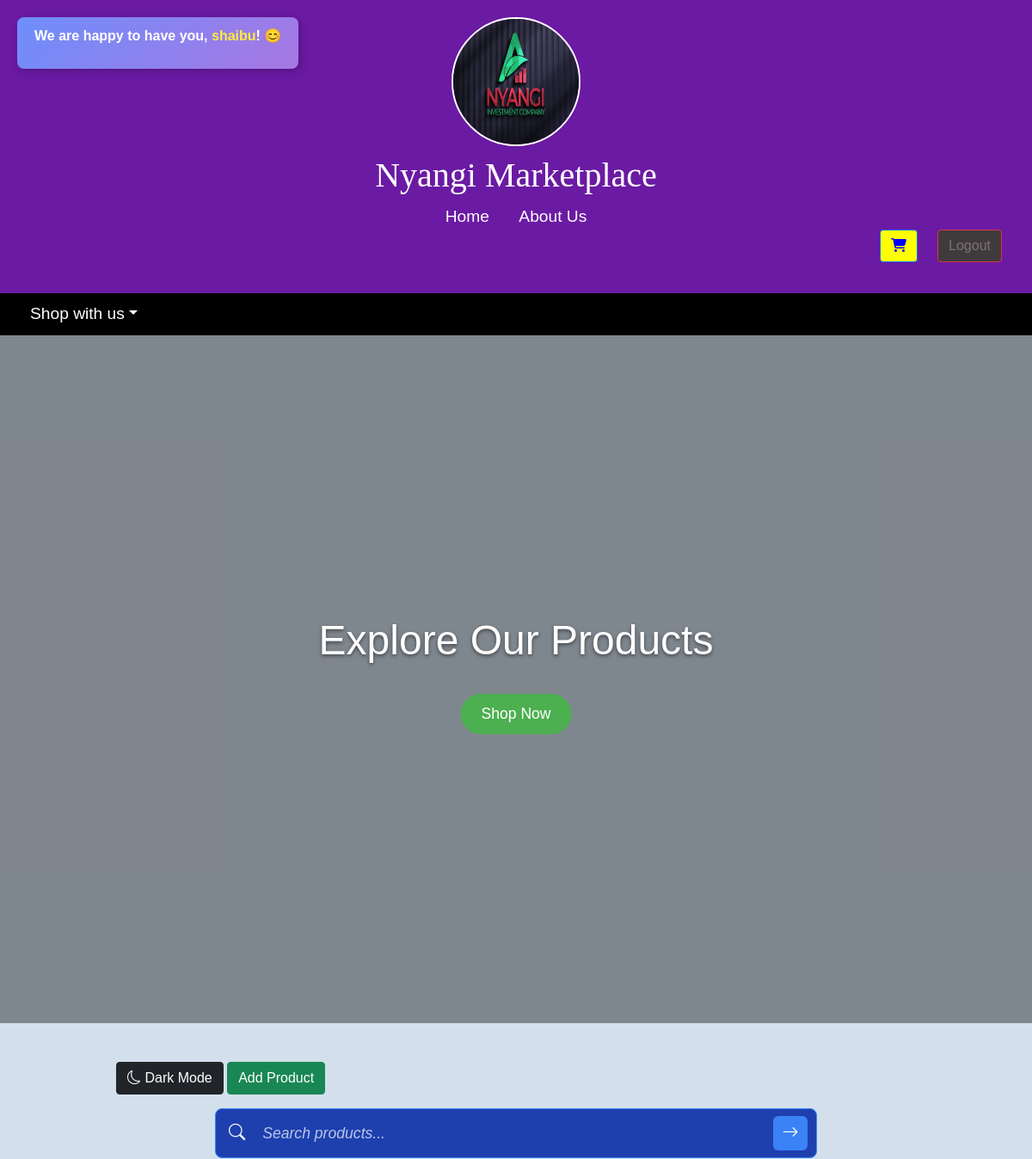
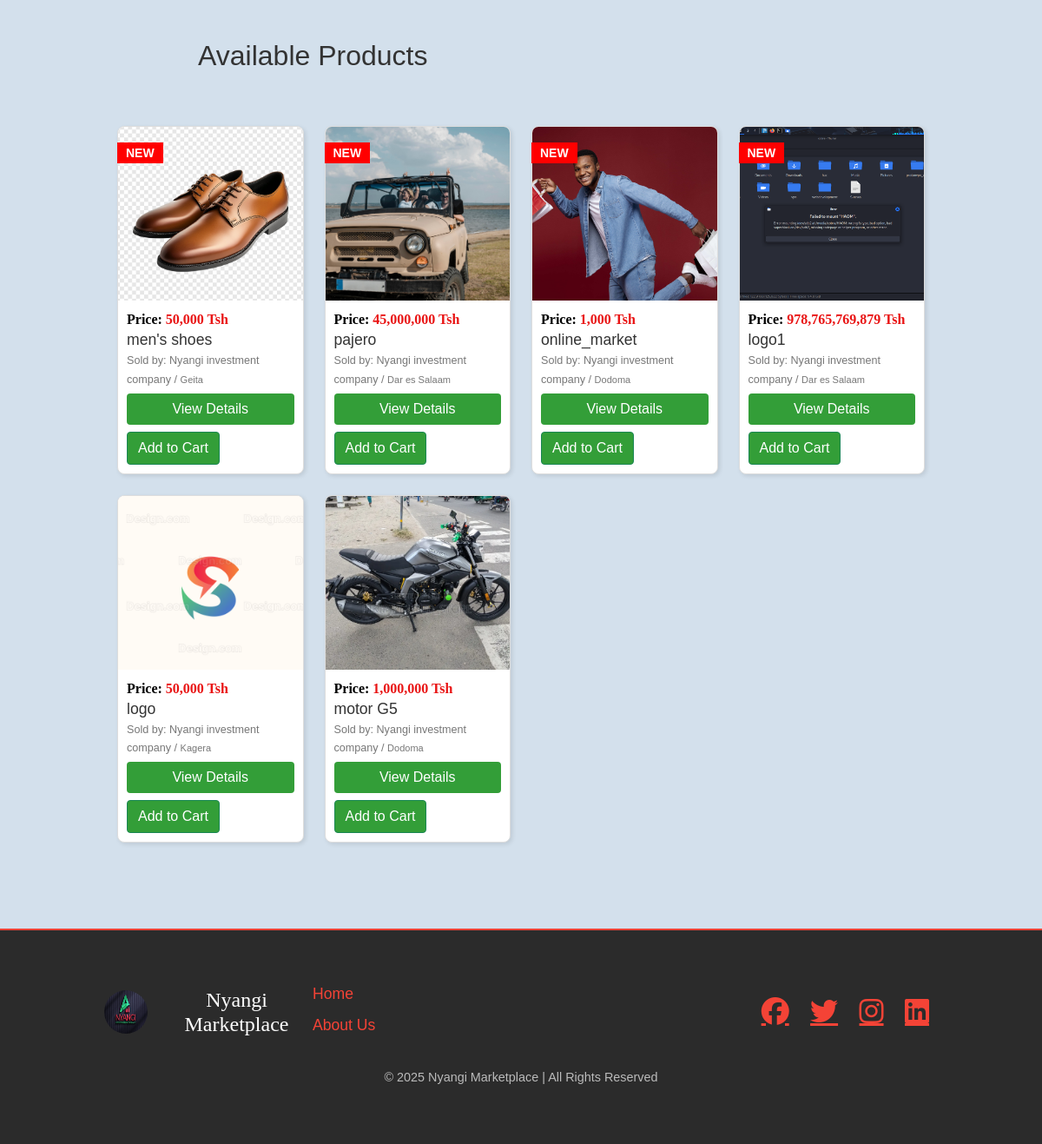
The page / (signed in) on the database its author committed (2 pictures, top to bottom).
### myapp/models.py (models this page shows, shortened)
class Product(models.Model):
    name = models.CharField(max_length=255)
    description = models.TextField()
    price = models.IntegerField()
    category = models.ForeignKey('Category', on_delete=models.CASCADE)
    image = models.ImageField(upload_to='products/')
    image1 = models.ImageField(upload_to='products/', null=True, blank=True, default="")  # NEW IMAGE
    image2 = models.ImageField(upload_to='products/', null=True, blank=True, default="")
    image3 = models.ImageField(upload_to='products/', null=True, blank=True, default="")
    image4 = models.ImageField(upload_to='products/', null=True, blank=True, default="")
    phone_number=models.CharField(max_length=10 ,default='')
    seller = models.ForeignKey('Seller', on_delete=models.CASCADE)
    location = models.CharField(max_length=50, choices=TANZANIA_REGIONS, default='Dar es Salaam')  # Default region
    condition = models.CharField(max_length=100, default="New", blank=True)
    dimensions = models.CharField(max_length=100, default="", blank=True)
    weight = models.CharField(max_length=50, default="", blank=True)
    material = models.CharField(max_length=100, default="", blank=True)
    color = models.CharField(max_length=50, default="", blank=True)
    warranty = models.CharField(max_length=50, default="No Warranty", blank=True)
    model = models.CharField(max_length=100, default="", blank=True)
    release_year = models.IntegerField(default="", blank=True, null=True)
    generation = models.CharField(max_length=50, default="", blank=True)
    brand = models.CharField(max_length=100, default="", blank=True)
    origin_country = models.CharField(max_length=100, default="", blank=True)
    created_at = models.DateTimeField(default=timezone.now, blank=True)
    power_consumption = models.CharField(max_length=50, default="", blank=True)
    battery_life = models.CharField(max_length=50, default="", blank=True)
    charging_time = models.CharField(max_length=50, default="", blank=True)
    connectivity = models.CharField(max_length=100, default="", blank=True)
    processor = models.CharField(max_length=100, default="", blank=True)
    storage_capacity = models.CharField(max_length=100, default="", blank=True)
    screen_size = models.CharField(max_length=50, default="", blank=True)
    resolution = models.CharField(max_length=100, default="", blank=True)
    weight_capacity = models.CharField(max_length=50, default="", blank=True)
    assembly_required = models.BooleanField(default="", blank=True, null=True)
    style = models.CharField(max_length=100, default="", blank=True)
    water_resistant = models.BooleanField(default="", blank=True, null=True)
    upholstery_material = models.CharField(max_length=100, default="", blank=True)
    size = models.CharField(max_length=50, default="", blank=True)
    gender = models.CharField(max_length=50, default="", blank=True)
    fabric_type = models.CharField(max_length=100, default="", blank=True)
    washing_instructions = models.TextField(default="", blank=True)
    shoe_type = models.CharField(max_length=100, default="", blank=True)
    closure_type = models.CharField(max_length=100, default="", blank=True)
    fuel_type = models.CharField(max_length=50, default="", blank=True)
    transmission = models.CharField(max_length=50, default="", blank=True)
    mileage = models.CharField(max_length=50, default="", blank=True)
    engine_capacity = models.CharField(max_length=50, default="", blank=True)
    top_speed = models.CharField(max_length=50, default="", blank=True)
    number_of_seats = models.IntegerField(default="", blank=True, null=True)
    expiration_date = models.DateField(null=True, blank=True)
    ingredients = models.TextField(default="", blank=True)
    calories = models.CharField(max_length=50, default="", blank=True)
    dietary_info = models.CharField(max_length=100, default="", blank=True)
    package_size = models.CharField(max_length=100, default="", blank=True)
    author = models.CharField(max_length=100, default="", blank=True)
    publisher = models.CharField(max_length=100, default="", blank=True)
    edition = models.CharField(max_length=50, default="", blank=True)
    pages = models.IntegerField(default="", blank=True, null=True)
    language = models.CharField(max_length=50, default="", blank=True)
    paper_type = models.CharField(max_length=100, default="", blank=True)
    recommended_age = models.CharField(max_length=50, default="", blank=True)
    number_of_pieces = models.IntegerField(default="", blank=True, null=True)
    safety_certifications = models.CharField(max_length=100, default="", blank=True)
    battery_required = models.BooleanField(default="", blank=True, null=True)
    interactive_features = models.CharField(max_length=100, default="", blank=True)
    skin_type = models.CharField(max_length=100, default="", blank=True)
    scent = models.CharField(max_length=100, default="", blank=True)
    application_method = models.CharField(max_length=100, default="", blank=True)
    volume = models.CharField(max_length=50, default="", blank=True)
    sport_type = models.CharField(max_length=100, default="", blank=True)
    weather_resistant = models.BooleanField(default="", blank=True, null=True)
    material_durability = models.CharField(max_length=100, default="", blank=True)
    gemstone = models.CharField(max_length=100, default="", blank=True)
    metal_type = models.CharField(max_length=100, default="", blank=True)
    weight = models.CharField(max_length=50, default="", blank=True)
    certification = models.CharField(max_length=100, default="", blank=True)

class Seller(models.Model):
    user = models.OneToOneField(User, on_delete=models.CASCADE)
    shop_name = models.CharField(max_length=255)
    phone = models.CharField(max_length=15, default="N/A")  # NEW FIELD with default

### myapp/views.py (the view)
# urls.py: path('', views.home, name='home'),
def home(request):
    products = Product.objects.all().order_by('-created_at')
    recent_products = list(products[:4])  # Get the latest four products
    categories = Category.objects.all()
    query = request.GET.get('query', '')
    if query:
        products = products.filter(name__icontains=query)
    message = "No products found matching your search query." if not products else ""
    cart_item_count = 0
    if request.user.is_authenticated:
        cart_item_count = Cart.objects.filter(user=request.user).count()
    return render(request, 'myapp/home.html', {
        'products': products,
        'recent_products': recent_products,
        'query': query,
        'message': message,
        'categories': categories,
        'cart_item_count': cart_item_count
    })

### myapp/templates/myapp/home.html (shortened to what this page needs)
{% extends 'myapp/base.html' %}
{% load static %}
{% load humanize %}
{% block video %}
<div class="cover">
    <div class="cover-overlay"></div>
    <video autoplay loop muted playsinline class="cover-video">
        <source src="{% static 'images/vid.mp4' %}" type="video/mp4">        Your browser does not support the video tag.
    </video>
    <div class="cover-content">
        <h2>Explore Our Products</h2><br>
        <button onclick="scrollToProducts()" class="btn btn-outline-light rounded-pill px-4">Shop Now</button>
    </div>
</div>
{% endblock %}
{% block content %}
<link rel="stylesheet" href="{% static 'css/home.css' %}">
<div class="container">
    <button id="dark-mode-toggle" class="btn btn-dark mb-3">
        <i class="bi bi-moon"></i> Dark Mode
    </button>
    {% if user.is_authenticated and user.seller %}
    <a href="{% url 'add_product' %}" class="btn btn-success mb-3">Add Product</a>
    {% endif %}
    <form method="get" class="modern-search-form mb-3" onsubmit="scrollToProducts()">
        <div class="modern-search-container">
            <span class="search-icon" onclick="this.parentElement.parentElement.submit()">
                <i class="bi bi-search"></i>
            </span>
            <input type="text" name="query" value="{{ query }}"
                   class="modern-search-input"
                   placeholder="Search products..."
                   aria-label="Search">
            <button type="submit" class="modern-search-btn">
                <i class="bi bi-arrow-right"></i>
            </button>
        </div>
    </form>
    <h2 id="products">Available Products</h2>
    <div class="row">
        {% for product in products %}
        <div class="col-lg-3 col-md-4 col-sm-6 col-6 mb-4">
            {% if product in recent_products %}
            <span class="badge new-badge">New</span>
            {% endif %}
            <div class="card product-card position-relative">
                <div class="image-container">
                    <img src="{{ product.image.url }}" class="card-img-top product-image" alt="{{ product.name }}">
                </div>
                <div class="card-body">
                    <p class="price"><strong style="color: black;">Price:</strong> {{ product.price|intcomma }} Tsh</p>
                    <h5 class="card-title">{{ product.name }}</h5>
                    <p class="seller"><small>Sold by: {{ product.seller.shop_name }} / <small>{{ product.location }}</small></small></p>
                    <a href="{% url 'product_detail' product.id %}" class="btn btn-primary view-details">View Details</a>
                    {% if user.is_authenticated %}
                        <a href="{% url 'add_to_cart' product.id %}" class="btn btn-success mt-2">Add to Cart</a>
                    {% endif %}
                </div>
            </div>
        </div>
        {% endfor %}
    </div>
</div>
{% endblock %}

### myapp/templates/myapp/base.html (shortened to what this page needs)
<!DOCTYPE html>
<html lang="en">
{% load static %}
<head>
    <link rel="stylesheet" href="https://cdnjs.cloudflare.com/ajax/libs/font-awesome/6.4.2/css/all.min.css">
    <link rel="stylesheet" href="{% static 'css/bootstrap.min.css' %}">
    <link rel="stylesheet" href="{% static 'css/base.css' %}">
    <link rel="stylesheet" href="https://cdn.jsdelivr.net/npm/bootstrap-icons/font/bootstrap-icons.css">
</head>
<body>
    <header>
        <div class="logo-container">
            <img src="{% static 'images/NyangiInvestment.jpeg' %}" alt="Nyangi Logo" class="logo">
        </div>
        <h1 style="font-family: Georgia, 'Times New Roman', Times, serif;">Nyangi Marketplace</h1>
        <nav>
            <a href="{% url 'home' %}" style="text-decoration: none;">Home</a>
            <a href="#" style="text-decoration: none;">About Us</a>
            <div class="d-flex justify-content-end align-items-center mb-3">
                <div class="welcome-message">
                    {% if user.is_authenticated %}
                        <p>We are happy to have you, <span>{{ user.username }}</span>! 😊</p>
                    {% endif %}
                </div>
                {% if user.is_authenticated %}
                    <a href="{% url 'view_cart' %}" class="btn btn-outline-primary me-2 position-relative" style="background-color:yellow;">
                        <i class="fas fa-shopping-cart" style="color: blue !important;"></i>
                    </a>
                    <a href="{% url 'logout' %}" class="btn btn-outline-danger" style="background-color:rgb(63, 59, 60); color: rgb(126, 114, 114);">Logout</a>
                {% else %}
                    <a href="{% url 'login' %}" class="btn btn-outline-primary me-2" style="background-color:rgb(17, 0, 255); color: white;">Login</a>
                    <a href="{% url 'register' %}" class="btn btn-outline-success" style="color: white; background-color: #45a049;">Register</a>
                {% endif %}
            </div>
        </nav>
    </header>
    {% block shop_with_us %}
    <div class="dropdown">
        <a href="#products" class="dropdown-toggle">Shop with us</a>
    </div>
    {% endblock %}
    {% block video %}{% endblock %}
    <main id="products">
        {% block content %}
        {% endblock %}
    </main>
    <footer>
        <div class="footer-container">
            <div class="footer-logo">
                <img src="{% static 'images/NyangiInvestment.jpeg' %}" alt="Nyangi Logo" class="footer-logo-img">
                <h3>Nyangi Marketplace</h3>
            </div>
            <div class="footer-links">
                <ul>
                    <li><a href="{% url 'home' %}">Home</a></li>
                    <li><a href="#">About Us</a></li>
                </ul>
            </div>
            <div class="footer-social">
                <a href="https://www.facebook.com/" class="social-icon fab fa-facebook" target="_blank"></a>
                <a href="https://twitter.com/" class="social-icon fab fa-twitter" target="_blank"></a>
                <a href="https://www.instagram.com/" class="social-icon fab fa-instagram" target="_blank"></a>
                <a href="https://www.linkedin.com/" class="social-icon fab fa-linkedin" target="_blank"></a>
            </div>
        </div>
        <p class="footer-text">&copy; 2025 Nyangi Marketplace | All Rights Reserved</p>
    </footer>
</body>
</html>

### rows shown on the page
Product: shows "NEW", image (picture), price "50,000", name "men's shoes", seller.shop_name "Nyangi investment company", location "Geita"
Product: shows "NEW", image (picture), price "45,000,000", name "pajero", seller.shop_name "Nyangi investment company", location "Dar es Salaam"
Product: shows "NEW", image (picture), price "1,000", name "online_market", seller.shop_name "Nyangi investment company", location "Dodoma"
Product: shows "NEW", image (picture), price "978,765,769,879", name "logo1", seller.shop_name "Nyangi investment company", location "Dar es Salaam"
Product: image (picture), price "50,000", name "logo", seller.shop_name "Nyangi investment company", location "Kagera"
Product: image (picture), price "1,000,000", name "motor G5", seller.shop_name "Nyangi investment company", location "Dodoma"

### other values the page prints
{{ user.username }} "shaibu"
